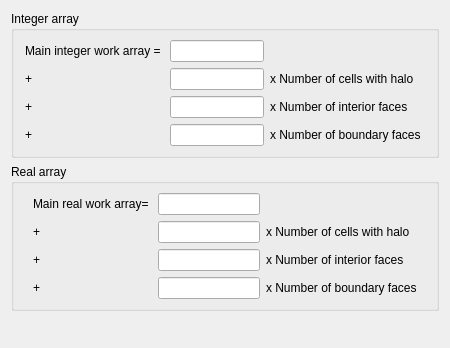
<ui version="4.0" >
 <class>MemoryAllocationForm</class>
 <widget class="QWidget" name="MemoryAllocationForm" >
  <property name="geometry" >
   <rect>
    <x>0</x>
    <y>0</y>
    <width>450</width>
    <height>348</height>
   </rect>
  </property>
  <property name="windowTitle" >
   <string>Form</string>
  </property>
  <property name="toolTip" >
   <string/>
  </property>
  <layout class="QGridLayout" >
   <item row="0" column="0" >
    <widget class="QGroupBox" name="groupBox" >
     <property name="title" >
      <string>Integer array</string>
     </property>
     <layout class="QGridLayout" >
      <item row="0" column="0" >
       <layout class="QHBoxLayout" >
        <item>
         <spacer>
          <property name="orientation" >
           <enum>Qt::Horizontal</enum>
          </property>
          <property name="sizeHint" stdset="0" >
           <size>
            <width>16</width>
            <height>20</height>
           </size>
          </property>
         </spacer>
        </item>
        <item>
         <layout class="QGridLayout" >
          <item row="0" column="0" >
           <widget class="QLabel" name="label" >
            <property name="text" >
             <string>Main integer work array = </string>
            </property>
           </widget>
          </item>
          <item row="0" column="1" >
           <widget class="QLineEdit" name="lineEditIDIMLS" >
            <property name="toolTip" >
             <string/>
            </property>
            <property name="statusTip" >
             <string/>
            </property>
           </widget>
          </item>
          <item row="1" column="0" >
           <widget class="QLabel" name="label_6" >
            <property name="layoutDirection" >
             <enum>Qt::RightToLeft</enum>
            </property>
            <property name="text" >
             <string>+</string>
            </property>
           </widget>
          </item>
          <item row="1" column="1" >
           <widget class="QLineEdit" name="lineEditICEL" >
            <property name="toolTip" >
             <string/>
            </property>
            <property name="statusTip" >
             <string/>
            </property>
           </widget>
          </item>
          <item row="1" column="2" >
           <widget class="QLabel" name="label_2" >
            <property name="toolTip" >
             <string>Code_Saturne keyword: NCELET</string>
            </property>
            <property name="text" >
             <string>x Number of cells with halo</string>
            </property>
           </widget>
          </item>
          <item row="2" column="0" >
           <widget class="QLabel" name="label_9" >
            <property name="layoutDirection" >
             <enum>Qt::RightToLeft</enum>
            </property>
            <property name="text" >
             <string>+</string>
            </property>
           </widget>
          </item>
          <item row="2" column="1" >
           <widget class="QLineEdit" name="lineEditIFAC" >
            <property name="toolTip" >
             <string/>
            </property>
            <property name="statusTip" >
             <string/>
            </property>
           </widget>
          </item>
          <item row="2" column="2" >
           <widget class="QLabel" name="label_3" >
            <property name="toolTip" >
             <string>Code_Saturne keyword: NFAC</string>
            </property>
            <property name="text" >
             <string>x Number of interior faces</string>
            </property>
           </widget>
          </item>
          <item row="3" column="0" >
           <widget class="QLabel" name="label_10" >
            <property name="layoutDirection" >
             <enum>Qt::RightToLeft</enum>
            </property>
            <property name="text" >
             <string>+</string>
            </property>
           </widget>
          </item>
          <item row="3" column="1" >
           <widget class="QLineEdit" name="lineEditIFABOR" >
            <property name="toolTip" >
             <string/>
            </property>
            <property name="statusTip" >
             <string/>
            </property>
           </widget>
          </item>
          <item row="3" column="2" >
           <widget class="QLabel" name="label_4" >
            <property name="toolTip" >
             <string>Code_Saturne keyword: NFABOR</string>
            </property>
            <property name="text" >
             <string>x Number of boundary faces</string>
            </property>
           </widget>
          </item>
         </layout>
        </item>
        <item>
         <spacer>
          <property name="orientation" >
           <enum>Qt::Horizontal</enum>
          </property>
          <property name="sizeHint" stdset="0" >
           <size>
            <width>20</width>
            <height>20</height>
           </size>
          </property>
         </spacer>
        </item>
       </layout>
      </item>
     </layout>
    </widget>
   </item>
   <item row="1" column="0" >
    <widget class="QGroupBox" name="groupBox_2" >
     <property name="title" >
      <string>Real array</string>
     </property>
     <layout class="QGridLayout" >
      <item row="0" column="0" >
       <layout class="QHBoxLayout" >
        <item>
         <spacer>
          <property name="orientation" >
           <enum>Qt::Horizontal</enum>
          </property>
          <property name="sizeHint" stdset="0" >
           <size>
            <width>16</width>
            <height>16</height>
           </size>
          </property>
         </spacer>
        </item>
        <item>
         <layout class="QGridLayout" >
          <item row="0" column="0" >
           <widget class="QLabel" name="label_5" >
            <property name="text" >
             <string>Main real work array= </string>
            </property>
           </widget>
          </item>
          <item row="0" column="1" >
           <widget class="QLineEdit" name="lineEditRDIMLS" >
            <property name="toolTip" >
             <string/>
            </property>
            <property name="statusTip" >
             <string/>
            </property>
           </widget>
          </item>
          <item row="1" column="0" >
           <widget class="QLabel" name="label_11" >
            <property name="layoutDirection" >
             <enum>Qt::RightToLeft</enum>
            </property>
            <property name="text" >
             <string>+</string>
            </property>
           </widget>
          </item>
          <item row="1" column="1" >
           <widget class="QLineEdit" name="lineEditRCEL" >
            <property name="toolTip" >
             <string/>
            </property>
            <property name="statusTip" >
             <string/>
            </property>
           </widget>
          </item>
          <item row="1" column="2" >
           <widget class="QLabel" name="labelRCEL" >
            <property name="toolTip" >
             <string>Code_Saturne keyword: NCELET</string>
            </property>
            <property name="text" >
             <string>x Number of cells with halo</string>
            </property>
           </widget>
          </item>
          <item row="2" column="0" >
           <widget class="QLabel" name="label_12" >
            <property name="layoutDirection" >
             <enum>Qt::RightToLeft</enum>
            </property>
            <property name="text" >
             <string>+</string>
            </property>
           </widget>
          </item>
          <item row="2" column="1" >
           <widget class="QLineEdit" name="lineEditRFAC" >
            <property name="toolTip" >
             <string/>
            </property>
            <property name="statusTip" >
             <string/>
            </property>
           </widget>
          </item>
          <item row="2" column="2" >
           <widget class="QLabel" name="label_7" >
            <property name="toolTip" >
             <string>Code_Saturne keyword: NFAC</string>
            </property>
            <property name="text" >
             <string>x Number of interior faces</string>
            </property>
           </widget>
          </item>
          <item row="3" column="0" >
           <widget class="QLabel" name="label_13" >
            <property name="layoutDirection" >
             <enum>Qt::RightToLeft</enum>
            </property>
            <property name="text" >
             <string>+</string>
            </property>
           </widget>
          </item>
          <item row="3" column="1" >
           <widget class="QLineEdit" name="lineEditRFABOR" >
            <property name="toolTip" >
             <string/>
            </property>
            <property name="statusTip" >
             <string/>
            </property>
           </widget>
          </item>
          <item row="3" column="2" >
           <widget class="QLabel" name="label_8" >
            <property name="toolTip" >
             <string>Code_Saturne keyword: NFABOR</string>
            </property>
            <property name="text" >
             <string>x Number of boundary faces</string>
            </property>
           </widget>
          </item>
         </layout>
        </item>
        <item>
         <spacer>
          <property name="orientation" >
           <enum>Qt::Horizontal</enum>
          </property>
          <property name="sizeHint" stdset="0" >
           <size>
            <width>16</width>
            <height>16</height>
           </size>
          </property>
         </spacer>
        </item>
       </layout>
      </item>
     </layout>
    </widget>
   </item>
   <item row="2" column="0" >
    <spacer>
     <property name="orientation" >
      <enum>Qt::Vertical</enum>
     </property>
     <property name="sizeHint" stdset="0" >
      <size>
       <width>20</width>
       <height>20</height>
      </size>
     </property>
    </spacer>
   </item>
  </layout>
 </widget>
 <resources/>
 <connections/>
</ui>
